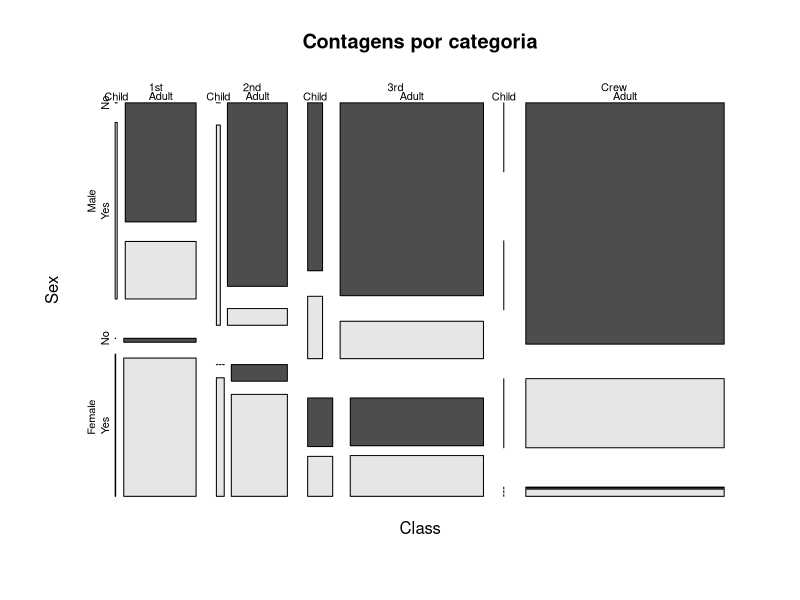

This figure's R source:
# Análise log-linear ----

# Ajuste e resultados ----
d <- as.data.frame(Titanic)
m0 <- glm(Freq ~ Class + Sex + Age + Survived,
          data = d, family = poisson())
m1 <- update(m0, . ~ . + Class:Survived)
print(anova(m0, m1, test = "Chisq"))
print(summary(m1))

# Visualização e diagnóstico ----
mosaicplot(Titanic, main = "Contagens por categoria", color = TRUE)
